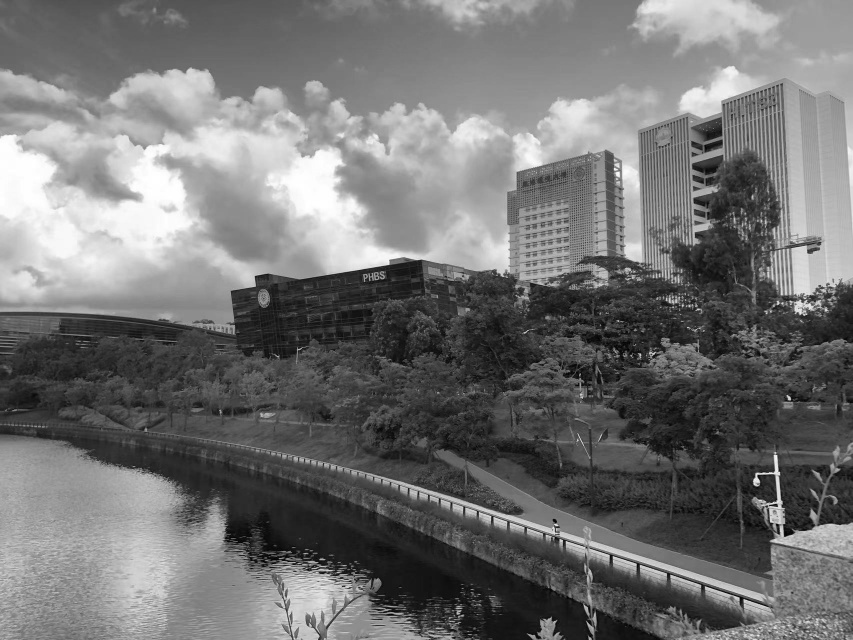
#> input picture 1.jpg, 853 x 640 px
$ python mean_fliter.py
#> lines starting #> are read from the running program, lines starting #| are printed output that depends on the picture
#> further down, img is the input picture: shape (640, 853); min 0, max 255, mean 114.7
import numpy as np
import cv2


def mean_fliter(src, k: int):
    '''
    :param src: 源图
    :param k: 卷积核大小
    :return: dst：滤波后图片
    '''
#> called with k = 15
    dst_mean = np.copy(src)
    dst_median = np.copy(src)
    src = np.pad(src, (int((k - 1) / 2), int((k - 1) / 2)), 'constant')
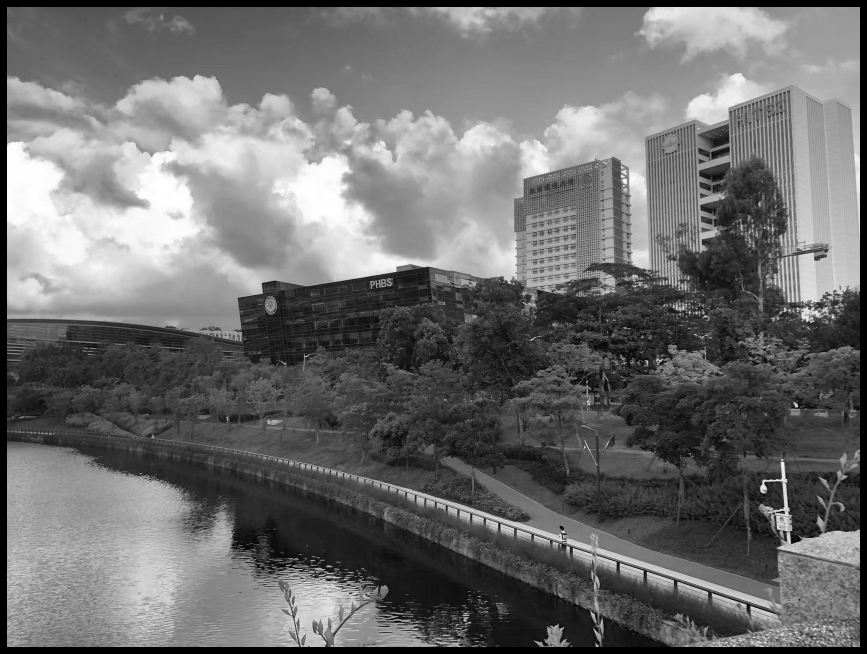
#> src: shape (654, 867); min 0, max 255, mean 110.4
    w,h = dst_mean.shape
#> w = 640; h = 853
    for i in range(w):
        for j in range(h):
            dst_mean[i, j] = np.mean(src[i:i+k,j:j+k])
            dst_median[i, j] = np.median(src[i:i + k, j:j + k])
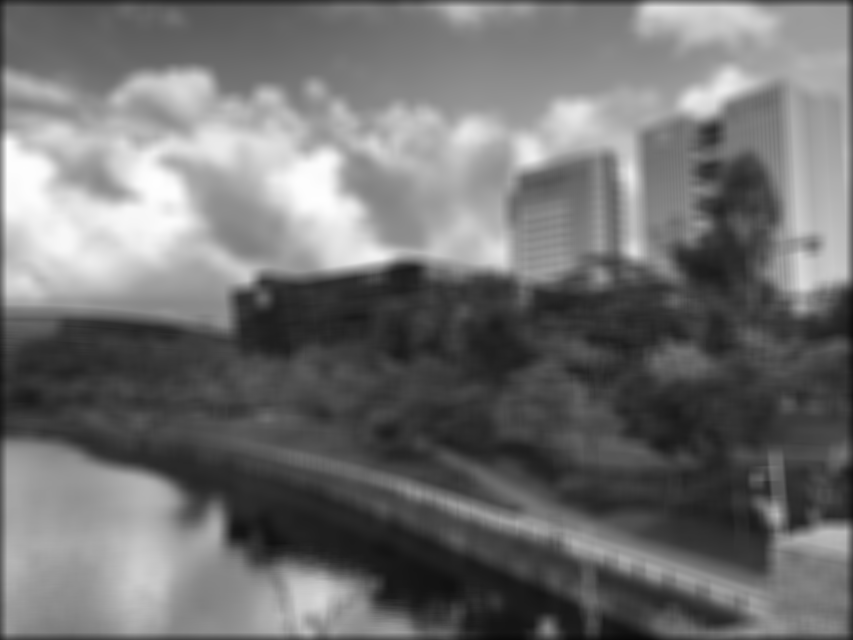
#> dst_mean: shape (640, 853); min 9, max 254, mean 112.8
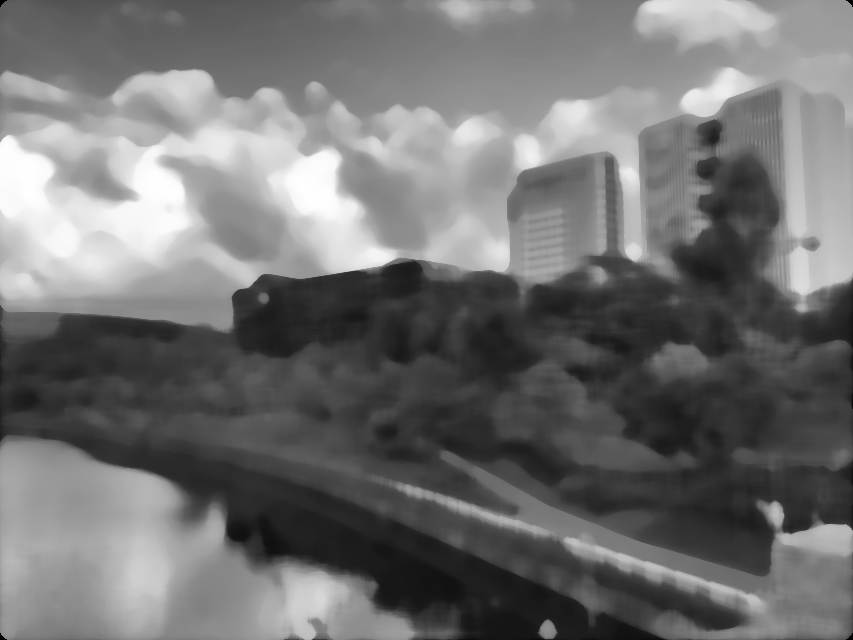
#> dst_median: shape (640, 853); min 0, max 254, mean 113.6
    return dst_mean,dst_median
img = cv2.imread('1.jpg',0)
dst_mean, dst_median = mean_fliter(img,15)
cv2.imshow('src',img)
cv2.imshow('dst_mean',dst_mean)
cv2.imshow('dst_meidan',dst_median)
cv2.waitKey(0)
